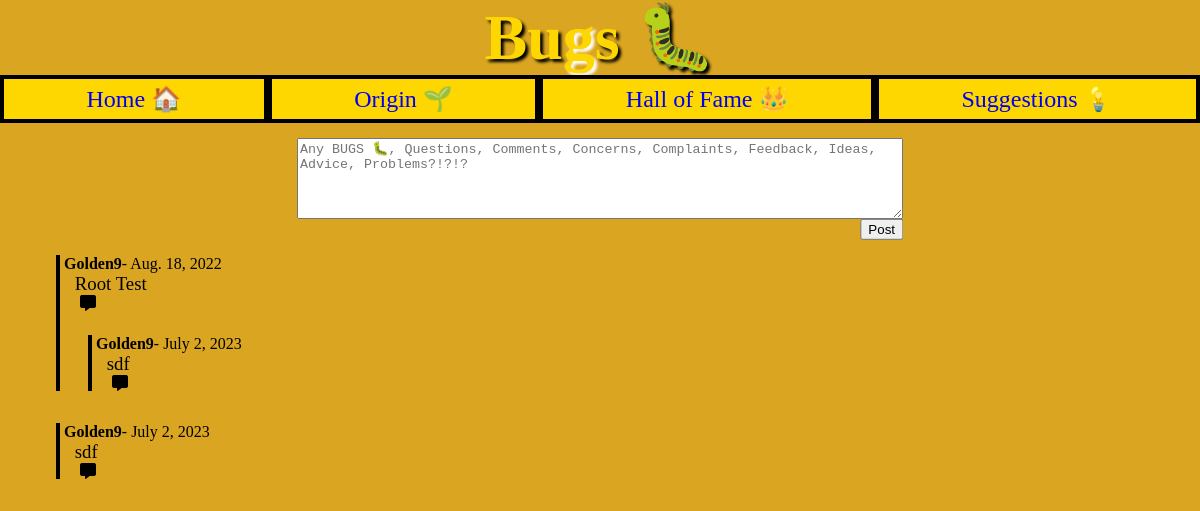
Before: /bugs/ with the older database file.
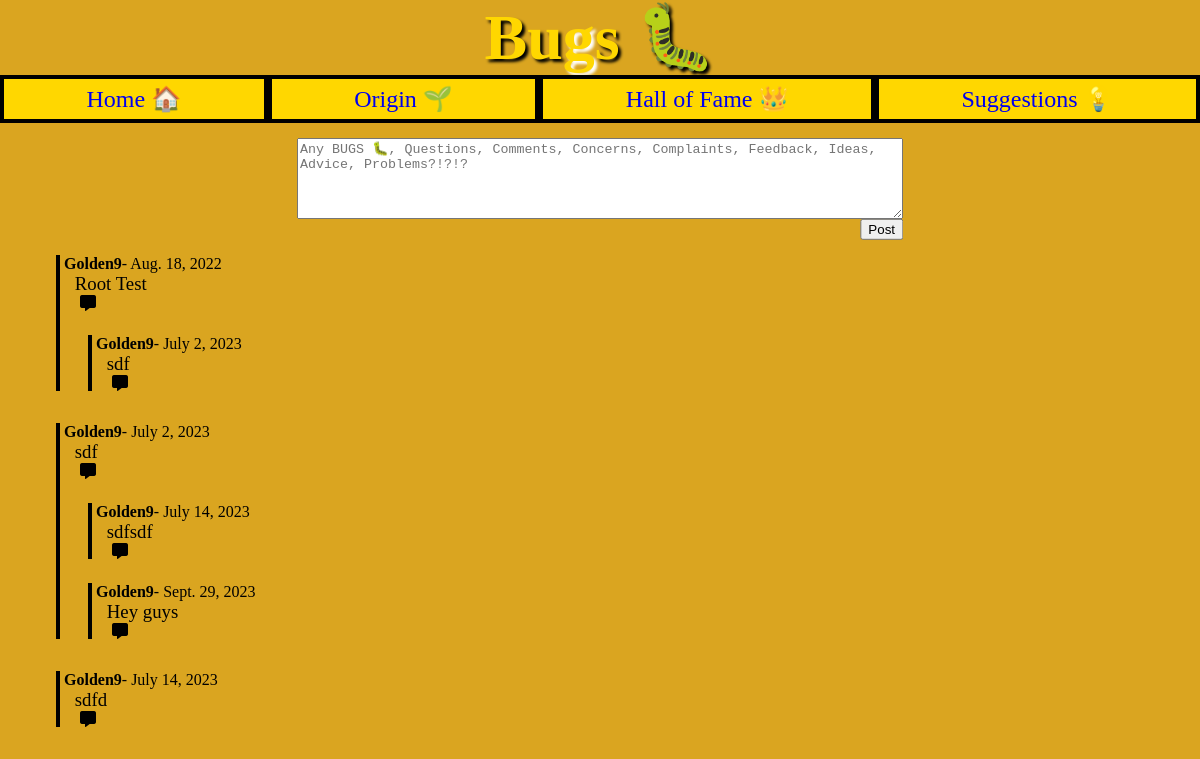
After: the same page with the newer database file.
### user/models.py (models this page shows, shortened)
class Bug(models.Model):
    user = models.ForeignKey(User, on_delete = models.SET_NULL, null = True)
    comment = models.TextField(max_length = 400)
    respond_to = models.ForeignKey(to = "Bug", on_delete = models.SET_NULL, null = True, blank = True, default = None)
    date = models.DateField(auto_now_add = True)

### user/views.py (the view, shortened to what this page needs)
# urls.py: path("bugs/", views.bugs, name = "bugs"),
def bugs(request):
    roots = list(Bug.objects.filter(respond_to = None))
    sub_roots = list(Bug.objects.exclude(respond_to = None))
    all_roots = get_all_roots(roots, sub_roots)
    return render(request, "user/bugs.html", {"all_roots": all_roots})

### user/views.py (called while the page is built)
def get_all_roots(roots, sub_roots):
    all_roots = []
    main_root = []
    def dive(curr_root, sub_roots, depth):
        depth += 1
        curr_root = curr_root
        for response in sub_roots:
            if response.respond_to == curr_root:
                main_root.append((depth, response))
                new_sub_roots = sub_roots[:]
                new_sub_roots.remove(response)
                dive(response, new_sub_roots, depth)
    for root in roots:
        main_root.append((0, root))
        dive(root, sub_roots, depth = 0)
        all_roots.append(main_root)
        main_root = []
    return all_roots

### user/templates/user/bugs.html (shortened to what this page needs)
{% extends "user/chat_base.html" %}
{% block textBox %}
    <textarea id = "user_post_text" rows = 5 name = "rootComment" placeholder = "Any BUGS 🐛, Questions, Comments, Concerns, Complaints, Feedback, Ideas, Advice, Problems?!?!?"></textarea>
{% endblock %}

### user/templates/user/chat_base.html (shortened to what this page needs)
{% extends "arcade/tabs-base.html" %}
{% load static %}
{% block extra_static %}
<link rel = "stylesheet" href = "{% static 'css/chat_base.css' %}">
{% endblock %}
{% block content %}
    <form method = "POST" action = "#" style = "display: block">
        <div id = "user_post_box">
            {% block textBox %}{% endblock %}
            <button id = "user_post_button" type = "submit" name = "newComment" value = "newComment">Post</button>
        </div>
    </form>
    {% for root in all_roots %}
        <div class = "root">
            {% for sub_root in root %}
                <div class = "post" style = "margin-left: calc(({{sub_root.0}}rem * 2) + 0.5rem)">
                    <div class = "head">
                        {% if sub_root.1.user == request.user %}
                            <small><strong style = "color: blue">{{ sub_root.1.user }}</strong>- {{ sub_root.1.date }}</small>
                        {% else %}
                            <small><strong>{{ sub_root.1.user }}</strong>- {{ sub_root.1.date }}</small>
                        {% endif %}
                    </div>
                    <div class = "minimize">
                        <p class = "tab{{sub_root.0}} comment">{{sub_root.1.comment}}</p>
                        <p class = "line">&nbsp;</p>
                        <div class = "icons">
                            <i class="fa-solid fa-message"></i>
                        </div>
                    </div>
                </div>
            {% endfor %}
        </div>
    {% endfor %}
{% endblock content %}

Changed rows visible on the page:
added Bug: user.username "Golden9", date "July 14, 2023", comment "sdfsdf"
added Bug: user.username "Golden9", date "Sept. 29, 2023", comment "Hey guys"
added Bug: user.username "Golden9", date "July 14, 2023", comment "sdfd"
